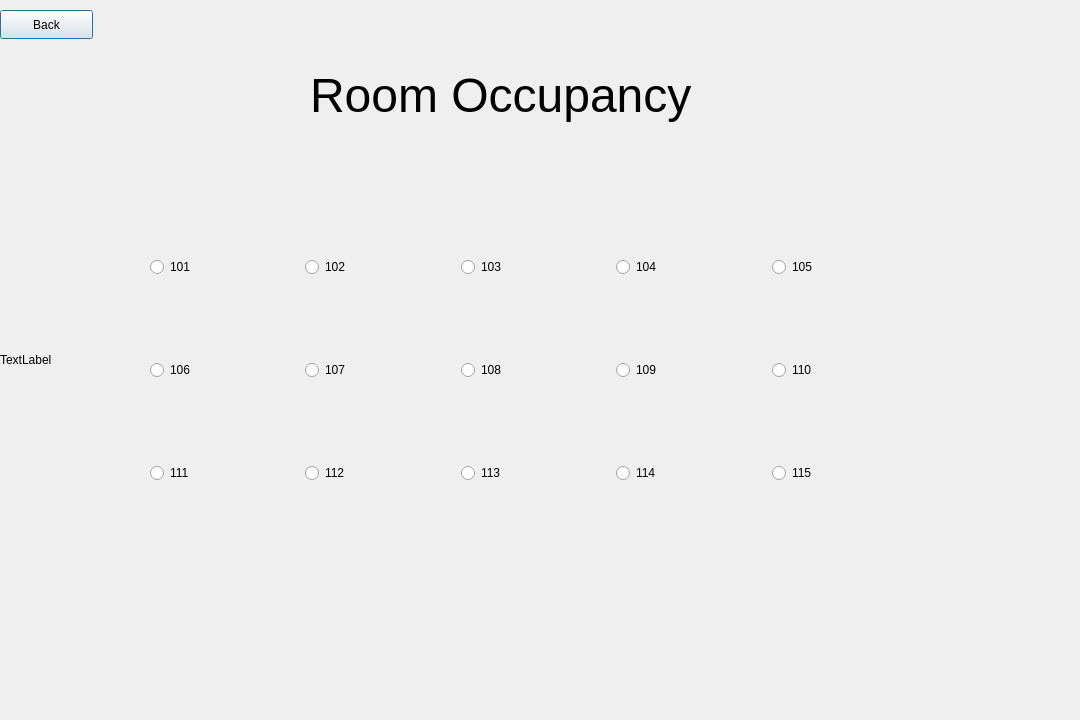
<?xml version="1.0" encoding="UTF-8"?>
<ui version="4.0">
 <class>roomoccupancy</class>
 <widget class="QDialog" name="roomoccupancy">
  <property name="geometry">
   <rect>
    <x>0</x>
    <y>0</y>
    <width>1080</width>
    <height>720</height>
   </rect>
  </property>
  <property name="windowTitle">
   <string>Dialog</string>
  </property>
  <widget class="QLabel" name="label">
   <property name="geometry">
    <rect>
     <x>0</x>
     <y>0</y>
     <width>1080</width>
     <height>720</height>
    </rect>
   </property>
   <property name="styleSheet">
    <string notr="true">background:url(:/Image/OIP.jfif)</string>
   </property>
   <property name="text">
    <string>TextLabel</string>
   </property>
  </widget>
  <widget class="QLabel" name="label_2">
   <property name="geometry">
    <rect>
     <x>310</x>
     <y>30</y>
     <width>531</width>
     <height>131</height>
    </rect>
   </property>
   <property name="font">
    <font>
     <pointsize>36</pointsize>
    </font>
   </property>
   <property name="text">
    <string>Room Occupancy</string>
   </property>
  </widget>
  <widget class="QWidget" name="layoutWidget">
   <property name="geometry">
    <rect>
     <x>150</x>
     <y>180</y>
     <width>771</width>
     <height>381</height>
    </rect>
   </property>
   <layout class="QGridLayout" name="gridLayout">
    <item row="0" column="0">
     <widget class="QRadioButton" name="radioButton">
      <property name="text">
       <string>101</string>
      </property>
     </widget>
    </item>
    <item row="0" column="1">
     <widget class="QRadioButton" name="radioButton_2">
      <property name="styleSheet">
       <string notr="true"/>
      </property>
      <property name="text">
       <string>102</string>
      </property>
     </widget>
    </item>
    <item row="0" column="2">
     <widget class="QRadioButton" name="radioButton_3">
      <property name="text">
       <string>103</string>
      </property>
     </widget>
    </item>
    <item row="0" column="3">
     <widget class="QRadioButton" name="radioButton_4">
      <property name="text">
       <string>104</string>
      </property>
     </widget>
    </item>
    <item row="0" column="4">
     <widget class="QRadioButton" name="radioButton_5">
      <property name="text">
       <string>105</string>
      </property>
     </widget>
    </item>
    <item row="1" column="0">
     <widget class="QRadioButton" name="radioButton_6">
      <property name="text">
       <string>106</string>
      </property>
     </widget>
    </item>
    <item row="1" column="1">
     <widget class="QRadioButton" name="radioButton_7">
      <property name="text">
       <string>107</string>
      </property>
     </widget>
    </item>
    <item row="1" column="2">
     <widget class="QRadioButton" name="radioButton_8">
      <property name="text">
       <string>108</string>
      </property>
     </widget>
    </item>
    <item row="1" column="3">
     <widget class="QRadioButton" name="radioButton_9">
      <property name="text">
       <string>109</string>
      </property>
     </widget>
    </item>
    <item row="1" column="4">
     <widget class="QRadioButton" name="radioButton_10">
      <property name="text">
       <string>110</string>
      </property>
     </widget>
    </item>
    <item row="2" column="0">
     <widget class="QRadioButton" name="radioButton_11">
      <property name="text">
       <string>111</string>
      </property>
     </widget>
    </item>
    <item row="2" column="1">
     <widget class="QRadioButton" name="radioButton_12">
      <property name="text">
       <string>112</string>
      </property>
     </widget>
    </item>
    <item row="2" column="2">
     <widget class="QRadioButton" name="radioButton_13">
      <property name="text">
       <string>113</string>
      </property>
     </widget>
    </item>
    <item row="2" column="3">
     <widget class="QRadioButton" name="radioButton_14">
      <property name="text">
       <string>114</string>
      </property>
     </widget>
    </item>
    <item row="2" column="4">
     <widget class="QRadioButton" name="radioButton_15">
      <property name="styleSheet">
       <string notr="true"/>
      </property>
      <property name="text">
       <string>115</string>
      </property>
     </widget>
    </item>
   </layout>
  </widget>
  <widget class="QPushButton" name="pushButton">
   <property name="geometry">
    <rect>
     <x>0</x>
     <y>10</y>
     <width>93</width>
     <height>29</height>
    </rect>
   </property>
   <property name="text">
    <string>Back</string>
   </property>
  </widget>
  <zorder>label</zorder>
  <zorder>layoutWidget</zorder>
  <zorder>label_2</zorder>
  <zorder>pushButton</zorder>
 </widget>
 <resources/>
 <connections/>
</ui>
